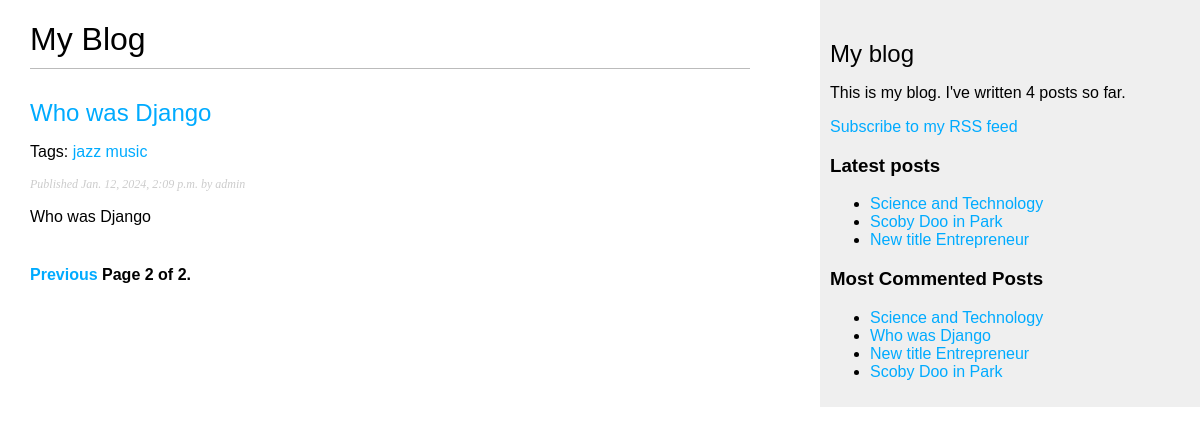
/blog/?page=2, run on an earlier commit of the app's database.
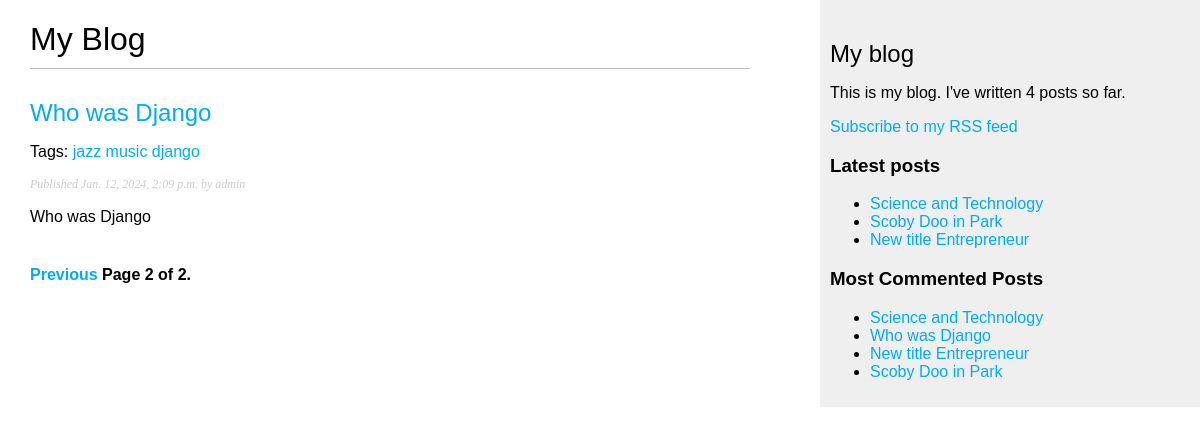
And on a later commit of the database.
### blog/models.py (models this page shows, shortened)
class Post(models.Model):
    class Status(models.TextChoices):
        DRAFT = 'DF', 'Draft'
        PUBLISHED = 'PB', 'Published'
    title = models.CharField(max_length=250)
    slug = models.SlugField(max_length=250, unique_for_date='publish')
    author = models.ForeignKey(User, on_delete=models.CASCADE, related_name='blog_posts' )
    body = models.TextField()
    publish = models.DateTimeField(default=timezone.now)
    created = models.DateTimeField(auto_now_add=True)
    updated = models.DateTimeField(auto_now=True)
    status = models.CharField(max_length=2, choices=Status.choices, default=Status.DRAFT)
    objects = models.Manager() # The default manager.
    published = PublishedManager() # Our custom manager.s
    tags = TaggableManager()
    class Meta:
        ordering = ['-publish']
        indexes = [
            models.Index(fields=['-publish']),
        ]
    def get_absolute_url(self):
        return reverse('blog:post_detail', args=[self.publish.year, self.publish.month, self.publish.day, self.slug])

### blog/views.py (the view)
# urls.py: path('', views.post_list, name='post_list'),
def post_list(request, tag_slug=None):
    post_list = Post.published.all()
    tag = None
    if tag_slug:
        tag = get_object_or_404(Tag, slug=tag_slug)
        post_list = post_list.filter(tags__in=[tag])
    paginator = Paginator(post_list, 3)
    page_number = request.GET.get('page', 1)
    try:
        posts = paginator.page(page_number)
    except PageNotAnInteger:
        posts = paginator.page(1)
    except EmptyPage:
        posts = paginator.page(paginator.num_pages)
    return render(request, 'blog/post/list.html', {'posts': posts, 'tag':tag})

### blog/models.py (called while the page is built)
    def get_queryset(self):
        return super().get_queryset().filter(status=Post.Status.PUBLISHED)

### blog/templatetags/blog_tags.py (called while the page is built)
@register.simple_tag
def total_posts():
    return Post.published.count()

@register.inclusion_tag('blog/post/latest_posts.html')
def show_latest_posts(count=5):
    latest_posts = Post.published.order_by('-publish')[:count]
    return {'latest_posts': latest_posts}

@register.simple_tag
def get_most_commented_posts(count=5):
    return Post.published.annotate(total_comments=Count('comments')
                                   ).order_by('-total_comments')[:count]

@register.filter(name='markdown')
def markdown_format(text):
    return mark_safe(markdown.markdown(text))

### blog/templates/blog/post/list.html (shortened to what this page needs)
{% extends "blog/base.html" %}
{% load blog_tags %}
{% block content %}
    <h1>My Blog</h1>
    {% for post in posts %}
        <h2>
            <a href="{{ post.get_absolute_url }}">
                {{ post.title }}
            </a>
        </h2>
        <p class="tags">Tags:
            {% for tag in post.tags.all %}
                <a href="{% url "blog:post_list_by_tag" tag.slug %}">
                    {{ tag.name }}
                </a>
            {% endfor %}
            </p>
        <p class="date">
            Published {{ post.publish }} by {{ post.author }}
        </p>
        {{ post.body |markdown|truncatewords_html:30  }}
    {% endfor %}
    {% include "pagination.html" with page=posts %}
{% endblock %}

### blog/templates/blog/base.html (shortened to what this page needs)
{% load blog_tags %}
{% load static  %}
<!DOCTYPE html>
<html>
    <head>
        <link  href="{% static "css/blog.css" %}" rel="stylesheet">
    </head>
    <body>
        <div id="content">
            {% block content %}
            {% endblock %}
        </div>
        <div id="sidebar">
            <h2>My blog</h2>
            <p>This is my blog.
            I've written {% total_posts %} posts so far.
            </p>
            <p>
                <a href="{% url "blog:post_feed" %}">
                    Subscribe to my RSS feed
                </a>
            </p>
            <h3>Latest posts</h3>
            {% show_latest_posts 3 %}
            <h3>Most Commented Posts</h3>
            {% get_most_commented_posts as most_commented_posts %}
            <ul>
                {% for post in most_commented_posts %}
                    <li>
                        <a href="{{ post.get_absolute_url }}">{{ post.title }}</a>
                    </li>
                {% endfor %}
            </ul>
        </div>
    </body>
</html>

### blog/templates/blog/post/latest_posts.html
<ul>
    {% for post in latest_posts %}
    <li>
        <a href="{{ post.get_absolute_url }}"> {{ post.title }} </a>
    </li>
    {% endfor %}
</ul>

What changed in the data, as far as the page shows it:
changed Post "Who was Django": gains Tag (name "django")
